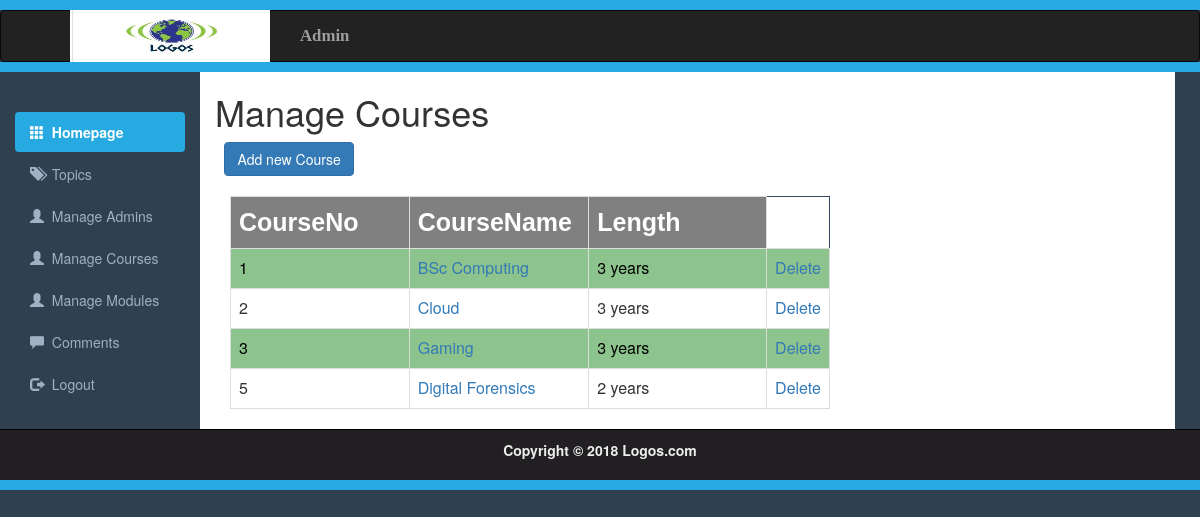
Page /TeamProject/manageCourses.php on the earlier database version.
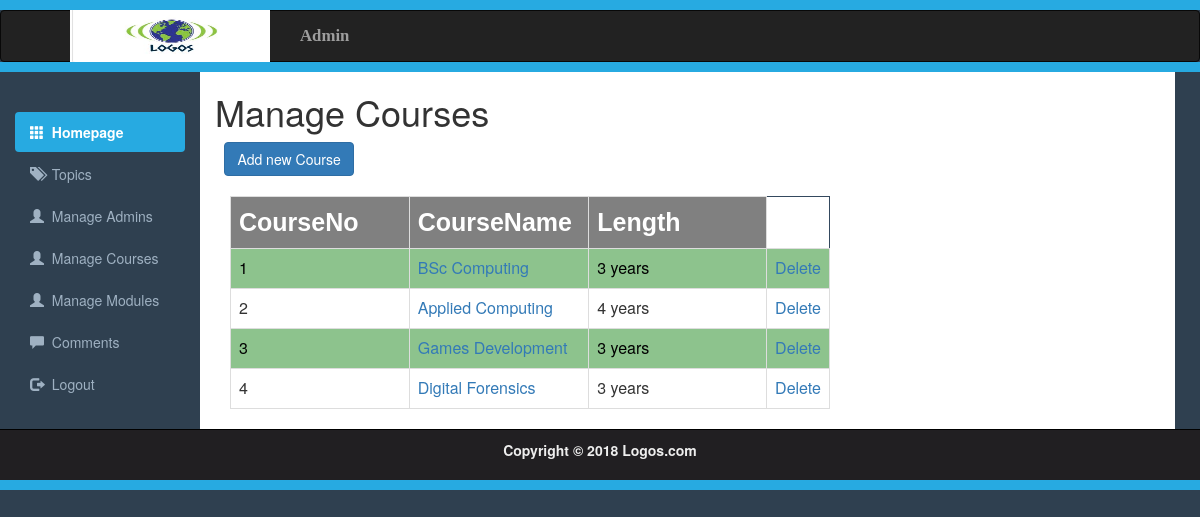
Same page on the later database version.
### tables this page shows
CREATE TABLE `course` (
  `CourseNo` int(11) NOT NULL,
  `CourseName` varchar(255) NOT NULL,
  `Length` int(11) NOT NULL
);

### TeamProject/manageCourses.php (the view, shortened to what this page needs)
<?php include 'adminHeader.php';?>
<?php include 'adminSidebar.php';?>
<?php include("includes/Functions.php");?>
<!DOCTYPE html>
<html lang="en">
	<head>
		<link rel="stylesheet" href="css/bootstrap.min.css">
		<link rel="stylesheet" href="css/adminstyles.css">
	</head>
	<body>
		<div class="container-fluid">
			<div class="col-sm-10">
				<h1>Manage Courses</h1>
					<div id="button">
					<button type='submit'  id=newCourse class='btn btn-primary'>Add new Course</button><br><br>
					</div>
				<div id='newCourseDiv' style=display:none>
						<br><br>
						<div class="col-md-4 col-md-offset-0" >
							<form method='POST' action='courseHandler.php'>
								<table class="table table-sm">
									<thead>
										<tr><td><strong>Course Name </strong><input name='CourseName' type='text' size='29' REQUIRED /></td></tr><strong>
										<tr><td><button type='submit'  name='submit' class='btn btn-primary'>Submit</button></td></tr></thead>
								</table>
							</form>
					</div>
					<br><br><br><br><br><br><br><br><br><br><br><br><br><br>
				</div>
					<div class="col-md-8 col-md-offset-0" >
						<table class="table table-bordered" >
			<tr><th>CourseNo</th><th>CourseName</th><th>Length</th></tr>
			<?php
			$courseResult = mysqli_query($con,'SELECT * FROM course');
			while($row=mysqli_fetch_array($courseResult))
			{
				print('<tr><td>'.$row['CourseNo'].'</td><td><a href=editCourse.php?CourseNo='.$row['CourseNo'].'>'.$row['CourseName'].'</td><td>'.$row['Length'].' years</td><td><a href=deleteCourse.php?CourseNo='.$row['CourseNo'].'>Delete</a></td></tr>');
			}
			?>
		</table>
		</div>
		</div>
		</div>
	<?php include 'adminFooter.php';?>
	</body>
</html>

Differences in the rows shown:
removed course: CourseNo "5", CourseName "Digital Forensics", Length "2"
changed course id 2: CourseName "Cloud" → "Applied Computing"; Length "3" → "4"
changed course id 3: CourseName "Gaming" → "Games Development"
added course: CourseNo "4", CourseName "Digital Forensics", Length "3"
